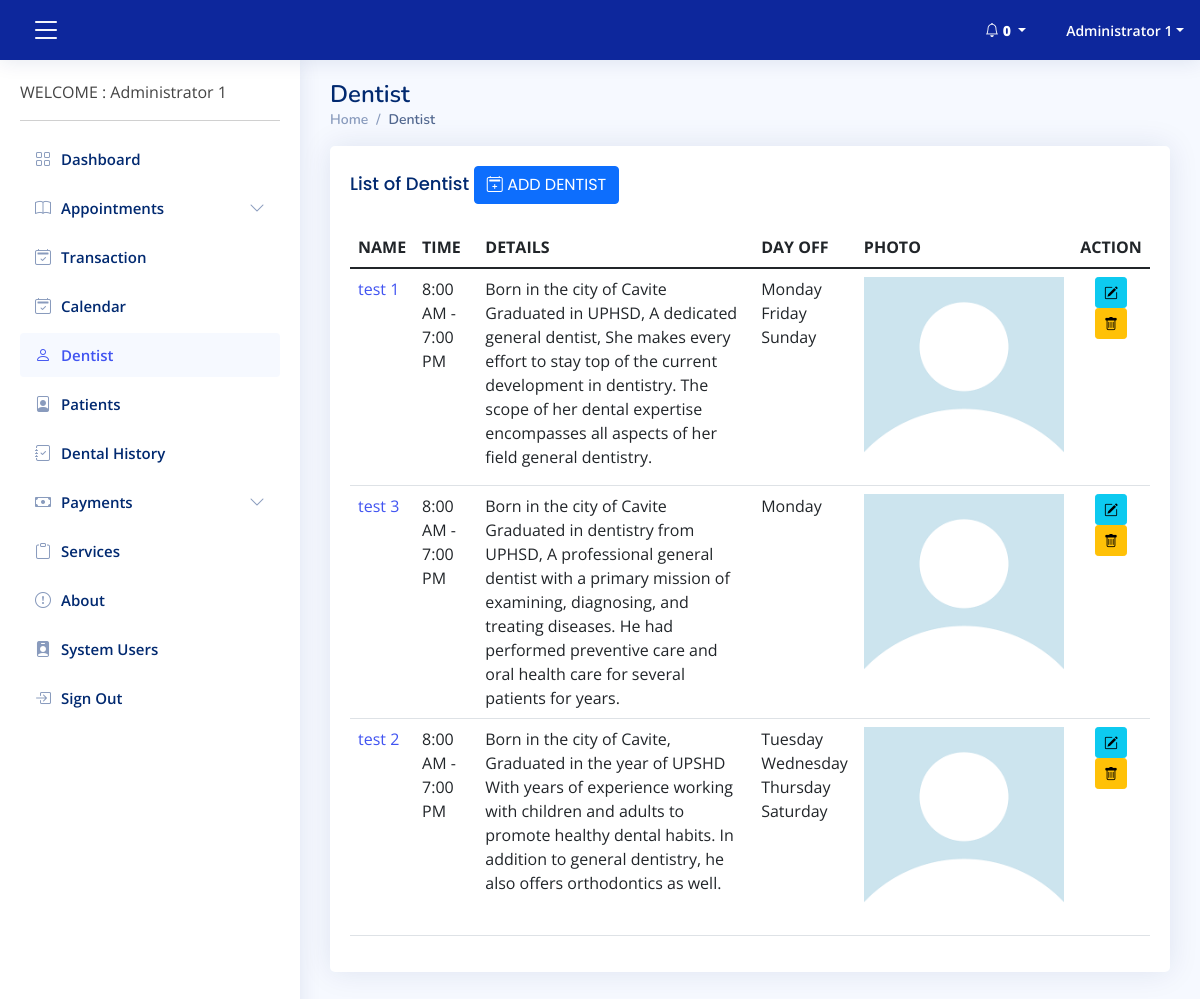
The page /admin/doctors.php (signed in) on the database its author committed.
### tables this page shows
CREATE TABLE `tbl_doctors` (
  `doctor_id` int(12) NOT NULL,
  `name` varchar(100) NOT NULL,
  `times` varchar(50) NOT NULL,
  `timee` varchar(50) NOT NULL,
  `photo` text NOT NULL,
  `details` text NOT NULL,
  `monday` int(11) NOT NULL,
  `tuesday` int(11) NOT NULL,
  `wednesday` int(11) NOT NULL,
  `thursday` int(11) NOT NULL,
  `friday` int(11) NOT NULL,
  `saturday` int(11) NOT NULL,
  `sunday` int(11) NOT NULL,
  `date_added` timestamp NOT NULL DEFAULT current_timestamp()
);

### controller/admin-doctors.php (called while the page is built, shortened)
<?php
include('database.php');
$tbl_doctors = $mysqli->query("SELECT * from tbl_doctors");

### admin/doctors.php (the view, shortened to what this page needs)
<?php include('header.php'); include('nav.php'); include('../controller/admin-doctors.php');?>
  <main id="main" class="main">
    <div class="pagetitle">
      <h1>Dentist </h1>
      <nav>
        <ol class="breadcrumb">
          <li class="breadcrumb-item"><a href="index.php">Home</a></li>
          <li class="breadcrumb-item active">Dentist</li>
        </ol>
      </nav>
    </div>
    <section class="section">
      <div class="row">
        <div class="col-lg-12">
          <div class="card">
            <div class="card-body">
              <h5 class="card-title">List of Dentist <button class="btn btn-primary" data-bs-toggle="modal" data-bs-target="#addservice">  <i class="bi bi-calendar2-plus"></i> ADD DENTIST </button></h5>
              <table class="table datatable">
                <thead>
                  <tr>
                    <th scope="col" class="text-start"> NAME</th>
                    <th scope="col" class="text-start"> TIME</th>
                    <th scope="col" class="text-start"> DETAILS</th>
                    <th scope="col" class="text-start"> DAY OFF</th>
                    <th scope="col" class="text-start"> PHOTO</th>
                    <th scope="col" class="text-center"> ACTION </th>
                  </tr>
                </thead>
                <tbody>
				<?php while($val = $tbl_doctors->fetch_object()){ ?>
                  <tr>
                    <td class="text-start"><a href="doctor-appointments.php?id=<?php echo $val->doctor_id;?>&name=<?php echo $val->name;?>"><?php echo $val->name;?></a></td>
                    <td class="text-start"><?php echo $val->times .' - ' .  $val->timee;?></td>
                    <td class="text-start"><?php echo $val->details ;?></td>
                    <td class="text-start">
						<?php
						if($val->monday == 1) { echo "Monday <br>";}
						if($val->tuesday == 1) { echo "Tuesday <br>";}
						if($val->wednesday == 1) { echo "Wednesday <br>";}
						if($val->thursday == 1) { echo "Thursday <br>";}
						if($val->friday == 1) { echo "Friday <br>";}
						if($val->saturday == 1) { echo "Saturday<br>";}
						if($val->sunday == 1) { echo "Sunday <br>";}
						?>
					</td>
                    <td class="text-start"><img src="../page/front/doctor/<?php echo $val->photo;?>" width="200px"></td>
                    <td class="text-center">
						<button class="btn btn-info btn-sm" data-bs-toggle="modal" data-bs-target="#edit<?php echo $val->doctor_id;?>"> <i class="bi bi-pencil-square"></i></button>
						<button class="btn btn-warning btn-sm" data-bs-toggle="modal" data-bs-target="#delete<?php echo $val->doctor_id;?>"> <i class="bi bi-trash"></i></button>
					</td>
                  </tr>
				<?php } ?>
                </tbody>
              </table>
            </div>
          </div>
        </div>
      </div>
    </section>
  </main>
<?php include('footer.php');?>

### admin/header.php (shortened to what this page needs)
<!DOCTYPE html>
<html lang="en">
<head>
  <link href="../page/back/vendor/bootstrap/css/bootstrap.min.css" rel="stylesheet">
  <link href="../page/back/vendor/bootstrap-icons/bootstrap-icons.css" rel="stylesheet">
  <link href="../page/back/vendor/remixicon/remixicon.css" rel="stylesheet">
  <link href="../page/back/vendor/boxicons/css/boxicons.min.css" rel="stylesheet">
  <link href="../page/back/vendor/quill/quill.snow.css" rel="stylesheet">
  <link href="../page/back/vendor/quill/quill.bubble.css" rel="stylesheet">
  <link href="../page/back/vendor/simple-datatables/style.css" rel="stylesheet">
  <link href="../page/back/css/fullcalendar.css" rel="stylesheet">
  <link href="../page/back/css/style.css" rel="stylesheet">
</head>

### admin/nav.php (shortened to what this page needs)
<body>
  <?php
  	include('../controller/database.php');
  ?>
  <header id="header" class="header fixed-top d-flex align-items-center"  style="background-color:#0d279c;">
    <div class="d-flex align-items-center justify-content-between">
      <i class="bi bi-list toggle-sidebar-btn"  style="color:#fff !important;"></i>
    </div>
    <nav class="header-nav ms-auto" >
      <ul class="d-flex align-items-center">
        <li class="nav-item dropdown pe-3" >
			<?php
			$isnew = $mysqli->query("SELECT a.*,b.* FROM tbl_appointments a left join tbl_signup b on b.id = a.user_id where a.is_new=0");
			$row_cnt = $isnew->num_rows;
			?>
          <a class="nav-link nav-profile d-flex align-items-center pe-0" href="#" data-bs-toggle="dropdown" style="color:#fff !important;">
            <span class="d-none d-md-block dropdown-toggle ps-2"><i class="bi bi-bell"></i> <b> <?php echo $row_cnt;?> </b></span>
          </a>
        </li>
		<li class="nav-item dropdown pe-3">
          <a class="nav-link nav-profile d-flex align-items-center pe-0" href="#" data-bs-toggle="dropdown" style="color:#fff !important;">
            <span class="d-none d-md-block dropdown-toggle ps-2"><?php echo $_SESSION['name'];?></span>
          </a>
        </li>
      </ul>
    </nav>
  </header>
  <aside id="sidebar" class="sidebar">
    <ul class="sidebar-nav" id="sidebar-nav">
	  WELCOME : <?php echo $_SESSION['name'];?>
	  <hr>
	   <?php
			$uri_path = parse_url($_SERVER['REQUEST_URI'], PHP_URL_PATH);
		    $uri_segments = explode('/', $uri_path);
			$page =  $uri_segments[3];
			if($page =='index.php')  { $a = 'active'; $b = 'collapsed'; $c = 'collapsed'; $d = 'collapsed'; $e= 'collapsed'; $f = 'collapsed'; $g = 'collapsed'; $h = 'collapsed';$i = 'collapsed'; $j = 'collapsed'; $z ="collapsed";  }
			else if($page =='appointments.php'){ $a = 'collapsed'; $b = 'active'; $bshow ='show'; $c = 'collapsed'; $d = 'collapsed'; $e= 'collapsed'; $f = 'collapsed'; $g = 'collapsed'; $i = 'collapsed';$h = 'collapsed'; $j = 'collapsed';  $z ="collapsed"; }
			else if($page =='calendar.php'){ $a = 'collapsed'; $b = 'collapsed'; $c = 'active'; $d = 'collapsed'; $e= 'collapsed'; $f = 'collapsed'; $g = 'collapsed'; $h = 'collapsed';$i = 'collapsed';  $j = 'collapsed'; $z ="collapsed"; }
			else if($page =='patients.php'){ $a = 'collapsed'; $b = 'collapsed'; $c = 'collapsed'; $d = 'active'; $e= 'collapsed'; $f = 'collapsed'; $g = 'collapsed'; $h = 'collapsed';$i = 'collapsed'; $j = 'collapsed';  $z ="collapsed"; }
			else if($page=='patients-records.php'){ $a = 'collapsed'; $b = 'collapsed'; $c = 'collapsed'; $d = 'active'; $e= 'collapsed'; $f = 'collapsed'; $g = 'collapsed'; $h = 'collapsed';$i = 'collapsed';  $j = 'collapsed'; $z ="collapsed"; }
			else if($page=='patients.php'){ $a = 'collapsed'; $b = 'collapsed'; $c = 'collapsed'; $d = 'active'; $e= 'collapsed'; $f = 'collapsed'; $g = 'collapsed'; $h = 'collapsed';$i = 'collapsed'; $j = 'collapsed'; }
			else if($page =='dental-history.php' ){ $a = 'collapsed'; $b = 'collapsed'; $c = 'collapsed'; $d = 'collapsed'; $e= 'active'; $f = 'collapsed'; $g = 'collapsed'; $h = 'collapsed'; $i = 'collapsed'; $j = 'collapsed'; $z ="collapsed"; }
			else if($page =='payments.php' ){ $a = 'collapsed'; $b = 'collapsed'; $c = 'collapsed'; $d = 'collapsed'; $e= 'collapsed'; $f = 'active'; $fshow = 'show'; $g = 'collapsed'; $h = 'collapsed';$i = 'collapsed'; $j = 'collapsed';  $z ="collapsed"; }
			else if($page =='services.php' || $page == 'installment.php'){ $a = 'collapsed'; $b = 'collapsed'; $c = 'collapsed'; $d = 'collapsed'; $e= 'collapsed'; $f = 'collapsed'; $g = 'active'; $h = 'collapsed'; $i = 'collapsed'; $j = 'collapsed';  $z ="collapsed"; }
			else if($page =='about.php' ){ $a = 'collapsed'; $b = 'collapsed'; $c = 'collapsed'; $d = 'collapsed'; $e= 'collapsed'; $f = 'collapsed'; $g = 'collapsed'; $h = 'active'; $i = 'collapsed'; $j = 'collapsed';}
			else if($page =='users.php' || $page=='edit-user.php' ){ $a = 'collapsed'; $b = 'collapsed'; $c = 'collapsed'; $d = 'collapsed'; $e= 'collapsed'; $f = 'collapsed'; $g = 'collapsed'; $h = 'collapsed'; $i = 'active'; $j = 'collapsed'; $z ="collapsed";  }
			else if($page =='transaction.php'){ $a = 'collapsed'; $b = 'collapsed'; $c = 'collapsed'; $d = 'collapsed'; $e= 'collapsed'; $f = 'collapsed'; $g = 'collapsed'; $h = 'collapsed'; $i = 'collapsed'; $j = 'active'; }
			else if($page =='doctors.php'){ $a = 'collapsed'; $b = 'collapsed'; $c = 'collapsed'; $d = 'collapsed'; $e= 'collapsed'; $f = 'collapsed'; $g = 'collapsed'; $h = 'collapsed'; $i = 'collapsed'; $j = 'collapsed'; $z ="active"; }
		?>
      <li class="nav-item">
        <a class="nav-link <?php echo $a;?>" href="index.php">
          <i class="bi bi-grid"></i>
          <span>Dashboard</span>
        </a>
      </li>
	    <li class="nav-item">
        <a class="nav-link <?php echo $b;?>" data-bs-target="#forms-nav" data-bs-toggle="collapse" href="#">
         <i class="bi bi-book"></i><span>Appointments</span><i class="bi bi-chevron-down ms-auto"></i>
        </a>
      </li>
	   <li class="nav-item">
        <a class="nav-link <?php echo $j;?> " href="transaction.php?data=transaction">
          <i class="bi bi-calendar2-check"></i>
          <span>Transaction</span>
        </a>
      </li>
      <li class="nav-item">
        <a class="nav-link <?php echo $c;?> " href="calendar.php">
          <i class="bi bi-calendar2-check"></i>
          <span>Calendar</span>
        </a>
      </li>
		<li class="nav-item">
        <a class="nav-link <?php echo $z;?>" href="doctors.php">
          <i class="bi bi-person"></i>
          <span>Dentist</span>
        </a>
      </li>
      <li class="nav-item">
        <a class="nav-link <?php echo $d;?>" href="patients.php">
          <i class="bi bi-file-person"></i>
          <span>Patients</span>
        </a>
      </li>
		<li class="nav-item">
        <a class="nav-link <?php echo $e;?>" href="dental-history.php">
          <i class="bi bi-journal-check"></i>
          <span>Dental History</span>
        </a>
      </li>
		<li class="nav-item">
        <a class="nav-link <?php echo $f;?>" data-bs-target="#forms1-nav" data-bs-toggle="collapse" href="#">
          <i class="bi bi-cash"></i><span>Payments</span><i class="bi bi-chevron-down ms-auto"></i>
        </a>
      </li>
      <li class="nav-item">
        <a class="nav-link <?php echo $g;?>" href="services.php">
          <i class="bi bi-clipboard"></i>
          <span>Services</span>
        </a>
      </li>
		<li class="nav-item">
        <a class="nav-link <?php echo $h;?>" href="about.php">
          <i class="bi bi-exclamation-circle"></i>
          <span>About</span>
        </a>
      </li>
		<li class="nav-item">
        <a class="nav-link <?php echo $i;?>" href="users.php">
         <i class="bi bi-person-badge-fill"></i>
          <span>System Users</span>
        </a>
      </li>
      <li class="nav-item">
        <a class="nav-link collapsed" href="logout.php">
          <i class="bi bi-box-arrow-in-right"></i>
          <span>Sign Out</span>
        </a>
      </li>
    </ul>
  </aside>

### admin/footer.php (shortened to what this page needs)
  <link rel="stylesheet" type="text/css" href="https://cdn.datatables.net/v/bs4/jszip-2.5.0/dt-1.10.20/b-1.6.1/b-colvis-1.6.1/b-html5-1.6.1/b-print-1.6.1/r-2.2.3/datatables.min.css" />
</body>
</html>

### page/back/css/style.css (style rules this page uses)
:root { scroll-behavior: smooth; }
body { font-family: "Open Sans", sans-serif; background: #f6f9ff; color: #444444; }
a { color: #4154f1; text-decoration: none; }
h1, h2, h3, h4, h5, h6 { font-family: "Nunito", sans-serif; }
#main { margin-top: 60px; padding: 20px 30px; transition: all 0.3s; }
.pagetitle { margin-bottom: 10px; }
.pagetitle h1 { font-size: 24px; margin-bottom: 0; font-weight: 600; color: #012970; }
.card { margin-bottom: 30px; border: none; border-radius: 5px; box-shadow: 0px 0 30px rgba(1, 41, 112, 0.1); overflow: hidden; }
.card-title { padding: 20px 0 15px 0; font-size: 18px; font-weight: 500; color: #012970; font-family: "Poppins", sans-serif; }
.card-body { padding: 0 20px 20px 20px; }
.breadcrumb { font-size: 14px; font-family: "Nunito", sans-serif; color: #899bbd; font-weight: 600; }
.breadcrumb a { color: #899bbd; transition: 0.3s; }
.breadcrumb .breadcrumb-item::before { color: #899bbd; }
.breadcrumb .active { color: #51678f; font-weight: 600; }
.header { transition: all 0.5s; z-index: 997; height: 60px; box-shadow: 0px 2px 20px rgba(1, 41, 112, 0.1); background-color: #fff; padding-left: 20px; }
.header .toggle-sidebar-btn { font-size: 32px; padding-left: 10px; cursor: pointer; color: #012970; }
.header-nav ul { list-style: none; }
.header-nav > ul { margin: 0; padding: 0; }
.header-nav .nav-profile { color: #012970; }
.header-nav .nav-profile span { font-size: 14px; font-weight: 600; }
.sidebar { position: fixed; top: 60px; left: 0; bottom: 0; width: 300px; z-index: 996; transition: all 0.3s; padding: 20px; overflow-y: auto; scrollbar-width: thin; scrollbar-color: #aab7cf transparent; box-shadow: 0px 0px 20px rgba(1, 41, 112, 0.1); background-color: #fff; }
@media (min-width: 1200px) { #main, #footer { margin-left: 300px; } }
.sidebar-nav { padding: 0; margin: 0; list-style: none; }
.sidebar-nav li { padding: 0; margin: 0; list-style: none; }
.sidebar-nav .nav-item { margin-bottom: 5px; }
.sidebar-nav .nav-link { display: flex; align-items: center; font-size: 15px; font-weight: 600; color: #4154f1; transition: 0.3; background: #f6f9ff; padding: 10px 15px; border-radius: 4px; }
.sidebar-nav .nav-link i { font-size: 16px; margin-right: 10px; color: #4154f1; }
.sidebar-nav .nav-link.collapsed { color: #012970; background: #fff; }
.sidebar-nav .nav-link.collapsed i { color: #899bbd; }
.sidebar-nav .nav-link .bi-chevron-down { margin-right: 0; transition: transform 0.2s ease-in-out; }

### rows shown on the page
tbl_doctors: name "test 1", times "8:00 AM", timee "7:00 PM", details "Born in the city of Cavite Graduated in UPHSD, A dedicated general dentist, She makes every effort to stay top of the current development in dentistry. The scope of her dental expertise encompasses all aspects of her field general dentistry.", monday "Monday", friday "Friday", sunday "Sunday", photo (picture)
tbl_doctors: name "test 3", times "8:00 AM", timee "7:00 PM", details "Born in the city of Cavite Graduated in dentistry from UPHSD, A professional general dentist with a primary mission of examining, diagnosing, and treating diseases. He had performed preventive care and oral health care for several patients for years.", monday "Monday", photo (picture)
tbl_doctors: name "test 2", times "8:00 AM", timee "7:00 PM", details "Born in the city of Cavite, Graduated in the year of UPSHD With years of experience working with children and adults to promote healthy dental habits. In addition to general dentistry, he also offers orthodontics as well.", tuesday "Tuesday", wednesday "Wednesday", thursday "Thursday", saturday "Saturday", photo (picture)

### other values the page prints
$row_cnt "0"
$_SESSION['name'] "Administrator 1"
